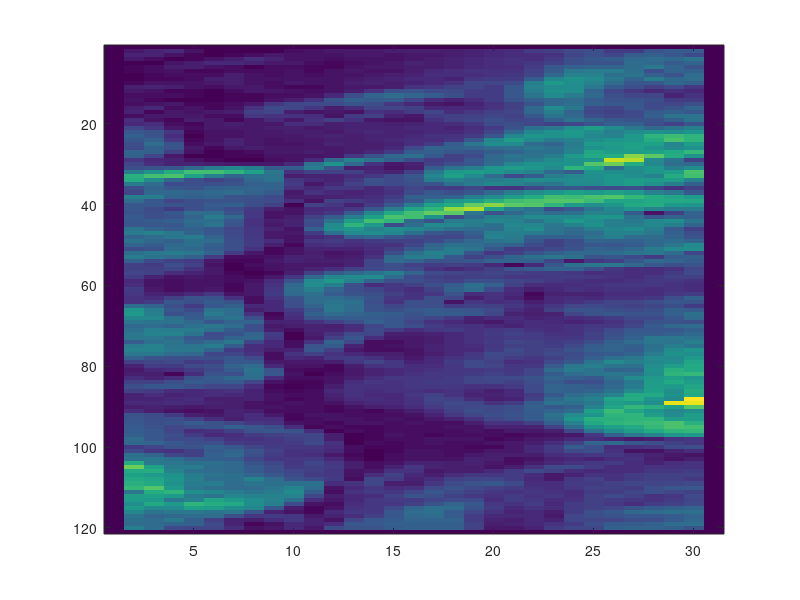

MATLAB code to generate this figure:

%% Slopecaculation
clearvars
load('dem.mat'); 
imagesc(dem);

PositionFirstName=6; %define this variable
PositionSurname=2;   %define this variable

r1=PositionFirstName*10;
r2=r1+r1*2;
c1=5*PositionSurname;
c2=c1+c1*3;
myDEM=dem(r1:r2, c1:c2);

sizerow=size(myDEM, 1);
sizecolumn=size(myDEM,2);
slopematrix=zeros(sizerow, sizecolumn);

%nestedforloopsslope
for row=2:sizerow-1 %nugaatgenaarbeneden
    for column=2:sizecolumn-1
        xslope= myDEM(row,column-1)-myDEM(row,column+1);
        yslope= myDEM(row-1,column)-myDEM(row+1,column);
        slope=sqrt((xslope/180)^2+(yslope/180)^2);
        slopematrix(row,column)=slope;
    end
end
imagesc(slopematrix)
        
